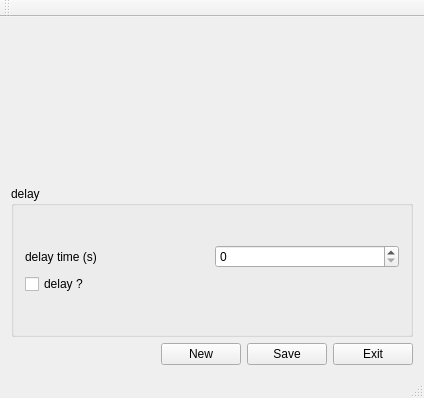
<?xml version="1.0" encoding="UTF-8"?>
<ui version="4.0">
 <class>MainWindow</class>
 <widget class="QMainWindow" name="MainWindow">
  <property name="geometry">
   <rect>
    <x>0</x>
    <y>0</y>
    <width>424</width>
    <height>398</height>
   </rect>
  </property>
  <property name="windowTitle">
   <string>MainWindow</string>
  </property>
  <widget class="QWidget" name="centralWidget">
   <layout class="QVBoxLayout" name="verticalLayout_4">
    <item>
     <layout class="QVBoxLayout" name="verticalLayout_3">
      <item>
       <widget class="QLabel" name="screenLabel">
        <property name="text">
         <string/>
        </property>
       </widget>
      </item>
      <item>
       <widget class="QGroupBox" name="groupBox">
        <property name="title">
         <string>delay</string>
        </property>
        <layout class="QVBoxLayout" name="verticalLayout_2">
         <item>
          <layout class="QVBoxLayout" name="verticalLayout">
           <item>
            <layout class="QHBoxLayout" name="horizontalLayout_2">
             <item>
              <widget class="QLabel" name="label">
               <property name="text">
                <string>delay time (s)</string>
               </property>
              </widget>
             </item>
             <item>
              <widget class="QSpinBox" name="spinBox"/>
             </item>
            </layout>
           </item>
           <item>
            <widget class="QCheckBox" name="checkBox">
             <property name="text">
              <string>delay ?</string>
             </property>
            </widget>
           </item>
          </layout>
         </item>
        </layout>
       </widget>
      </item>
      <item>
       <layout class="QHBoxLayout" name="horizontalLayout">
        <item>
         <spacer name="horizontalSpacer">
          <property name="orientation">
           <enum>Qt::Horizontal</enum>
          </property>
          <property name="sizeHint" stdset="0">
           <size>
            <width>40</width>
            <height>20</height>
           </size>
          </property>
         </spacer>
        </item>
        <item>
         <widget class="QPushButton" name="newButton">
          <property name="text">
           <string>New</string>
          </property>
         </widget>
        </item>
        <item>
         <widget class="QPushButton" name="saveButton">
          <property name="text">
           <string>Save</string>
          </property>
         </widget>
        </item>
        <item>
         <widget class="QPushButton" name="quitButton">
          <property name="text">
           <string>Exit</string>
          </property>
         </widget>
        </item>
       </layout>
      </item>
     </layout>
    </item>
   </layout>
  </widget>
  <widget class="QMenuBar" name="menuBar">
   <property name="geometry">
    <rect>
     <x>0</x>
     <y>0</y>
     <width>424</width>
     <height>25</height>
    </rect>
   </property>
  </widget>
  <widget class="QToolBar" name="mainToolBar">
   <attribute name="toolBarArea">
    <enum>TopToolBarArea</enum>
   </attribute>
   <attribute name="toolBarBreak">
    <bool>false</bool>
   </attribute>
  </widget>
  <widget class="QStatusBar" name="statusBar"/>
 </widget>
 <layoutdefault spacing="6" margin="11"/>
 <resources/>
 <connections>
  <connection>
   <sender>quitButton</sender>
   <signal>clicked()</signal>
   <receiver>MainWindow</receiver>
   <slot>close()</slot>
   <hints>
    <hint type="sourcelabel">
     <x>383</x>
     <y>314</y>
    </hint>
    <hint type="destinationlabel">
     <x>331</x>
     <y>348</y>
    </hint>
   </hints>
  </connection>
 </connections>
</ui>
